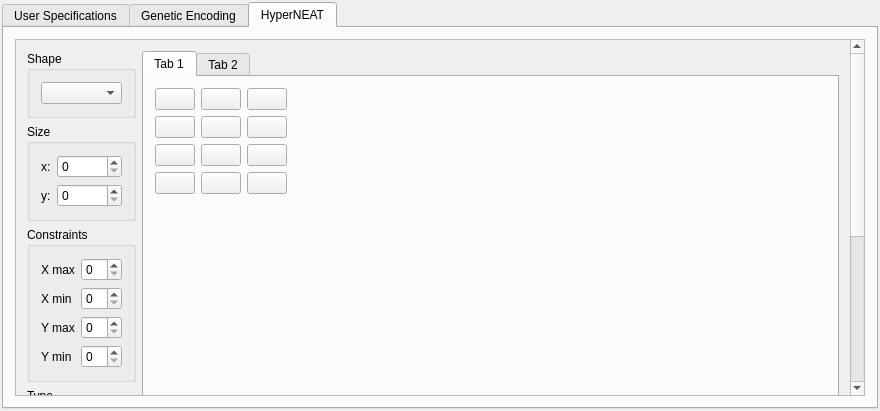
<?xml version="1.0" encoding="UTF-8"?>
<ui version="4.0">
 <class>MainWindow</class>
 <widget class="QMainWindow" name="MainWindow">
  <property name="enabled">
   <bool>true</bool>
  </property>
  <property name="geometry">
   <rect>
    <x>0</x>
    <y>0</y>
    <width>880</width>
    <height>411</height>
   </rect>
  </property>
  <property name="sizePolicy">
   <sizepolicy hsizetype="Expanding" vsizetype="Expanding">
    <horstretch>0</horstretch>
    <verstretch>0</verstretch>
   </sizepolicy>
  </property>
  <property name="windowTitle">
   <string>MainWindow</string>
  </property>
  <widget class="QWidget" name="mainWidget">
   <property name="sizePolicy">
    <sizepolicy hsizetype="Expanding" vsizetype="Expanding">
     <horstretch>0</horstretch>
     <verstretch>0</verstretch>
    </sizepolicy>
   </property>
   <property name="layoutDirection">
    <enum>Qt::LeftToRight</enum>
   </property>
   <property name="autoFillBackground">
    <bool>false</bool>
   </property>
   <layout class="QGridLayout" name="gridLayout">
    <property name="leftMargin">
     <number>2</number>
    </property>
    <property name="topMargin">
     <number>2</number>
    </property>
    <property name="rightMargin">
     <number>2</number>
    </property>
    <property name="bottomMargin">
     <number>2</number>
    </property>
    <item row="0" column="0">
     <layout class="QVBoxLayout" name="mainLayout">
      <item>
       <widget class="QTabWidget" name="mainTabWidget">
        <property name="currentIndex">
         <number>2</number>
        </property>
        <widget class="QWidget" name="tab1">
         <property name="autoFillBackground">
          <bool>false</bool>
         </property>
         <attribute name="title">
          <string>User Specifications</string>
         </attribute>
         <layout class="QGridLayout" name="gridLayout_2">
          <property name="leftMargin">
           <number>2</number>
          </property>
          <property name="topMargin">
           <number>2</number>
          </property>
          <property name="rightMargin">
           <number>2</number>
          </property>
          <property name="bottomMargin">
           <number>2</number>
          </property>
          <item row="1" column="0">
           <layout class="QVBoxLayout" name="Layout1">
            <item>
             <widget class="QToolBox" name="toolBox1">
              <property name="currentIndex">
               <number>0</number>
              </property>
              <widget class="QWidget" name="page11">
               <property name="geometry">
                <rect>
                 <x>0</x>
                 <y>0</y>
                 <width>864</width>
                 <height>573</height>
                </rect>
               </property>
               <attribute name="label">
                <string>NEAT</string>
               </attribute>
               <layout class="QGridLayout" name="gridLayout_4">
                <property name="leftMargin">
                 <number>2</number>
                </property>
                <property name="topMargin">
                 <number>2</number>
                </property>
                <property name="rightMargin">
                 <number>2</number>
                </property>
                <property name="bottomMargin">
                 <number>2</number>
                </property>
                <property name="horizontalSpacing">
                 <number>6</number>
                </property>
                <item row="1" column="0">
                 <layout class="QFormLayout" name="formLayout11">
                  <property name="fieldGrowthPolicy">
                   <enum>QFormLayout::AllNonFixedFieldsGrow</enum>
                  </property>
                  <item row="2" column="0">
                   <widget class="QLabel" name="label11000">
                    <property name="text">
                     <string>POPULATION_MAX</string>
                    </property>
                   </widget>
                  </item>
                  <item row="2" column="1">
                   <widget class="QDoubleSpinBox" name="doubleSpinBox11000">
                    <property name="maximum">
                     <double>1000000.000000000000000</double>
                    </property>
                   </widget>
                  </item>
                  <item row="3" column="0">
                   <widget class="QLabel" name="label11001">
                    <property name="text">
                     <string>DISTANCE_CONST_1</string>
                    </property>
                   </widget>
                  </item>
                  <item row="3" column="1">
                   <widget class="QDoubleSpinBox" name="doubleSpinBox11001">
                    <property name="maximum">
                     <double>1000000.000000000000000</double>
                    </property>
                   </widget>
                  </item>
                  <item row="4" column="0">
                   <widget class="QLabel" name="label11002">
                    <property name="text">
                     <string>DISTANCE_CONST_2</string>
                    </property>
                   </widget>
                  </item>
                  <item row="4" column="1">
                   <widget class="QDoubleSpinBox" name="doubleSpinBox11002">
                    <property name="maximum">
                     <double>1000000.000000000000000</double>
                    </property>
                   </widget>
                  </item>
                  <item row="5" column="0">
                   <widget class="QLabel" name="label11003">
                    <property name="text">
                     <string>DISTANCE_CONST_3</string>
                    </property>
                   </widget>
                  </item>
                  <item row="5" column="1">
                   <widget class="QDoubleSpinBox" name="doubleSpinBox11003">
                    <property name="maximum">
                     <double>1000000.000000000000000</double>
                    </property>
                   </widget>
                  </item>
                  <item row="6" column="0">
                   <widget class="QLabel" name="label11004">
                    <property name="text">
                     <string>DISTANCE_THRESHOLD</string>
                    </property>
                   </widget>
                  </item>
                  <item row="6" column="1">
                   <widget class="QDoubleSpinBox" name="doubleSpinBox11004">
                    <property name="maximum">
                     <double>1000000.000000000000000</double>
                    </property>
                   </widget>
                  </item>
                  <item row="7" column="0">
                   <widget class="QLabel" name="label11005">
                    <property name="text">
                     <string>PERCENTAGE_OFFSPRING_WITHOUT_CROSSOVER</string>
                    </property>
                   </widget>
                  </item>
                  <item row="7" column="1">
                   <widget class="QDoubleSpinBox" name="doubleSpinBox11005">
                    <property name="maximum">
                     <double>1000000.000000000000000</double>
                    </property>
                   </widget>
                  </item>
                  <item row="8" column="0">
                   <widget class="QLabel" name="label11006">
                    <property name="text">
                     <string>PROBABILITY_INTERSPACIES_MATING</string>
                    </property>
                   </widget>
                  </item>
                  <item row="8" column="1">
                   <widget class="QDoubleSpinBox" name="doubleSpinBox11006">
                    <property name="maximum">
                     <double>1.000000000000000</double>
                    </property>
                   </widget>
                  </item>
                  <item row="9" column="0">
                   <widget class="QLabel" name="label11007">
                    <property name="text">
                     <string>SMALLER_POPULATIONS_PROBABILITY_ADDING_NEW_NODE</string>
                    </property>
                   </widget>
                  </item>
                  <item row="9" column="1">
                   <widget class="QDoubleSpinBox" name="doubleSpinBox11007">
                    <property name="maximum">
                     <double>1.000000000000000</double>
                    </property>
                   </widget>
                  </item>
                  <item row="10" column="0">
                   <widget class="QLabel" name="label11008">
                    <property name="text">
                     <string>SMALLER_POPULATIONS_PROBABILITY_ADDING_NEW_CONNECTION</string>
                    </property>
                   </widget>
                  </item>
                  <item row="10" column="1">
                   <widget class="QDoubleSpinBox" name="doubleSpinBox11008">
                    <property name="maximum">
                     <double>1.000000000000000</double>
                    </property>
                   </widget>
                  </item>
                  <item row="11" column="0">
                   <widget class="QLabel" name="label11009">
                    <property name="text">
                     <string>LARGER_POPULATIONS_PROBABILITY_ADDING_NEW_NODE</string>
                    </property>
                   </widget>
                  </item>
                  <item row="11" column="1">
                   <widget class="QDoubleSpinBox" name="doubleSpinBox11009">
                    <property name="maximum">
                     <double>1.000000000000000</double>
                    </property>
                   </widget>
                  </item>
                  <item row="12" column="0">
                   <widget class="QLabel" name="label11010">
                    <property name="text">
                     <string>LARGER_POPULATIONS_PROBABILITY_ADDING_NEW_CONNECTION</string>
                    </property>
                   </widget>
                  </item>
                  <item row="12" column="1">
                   <widget class="QDoubleSpinBox" name="doubleSpinBox11010">
                    <property name="maximum">
                     <double>1.000000000000000</double>
                    </property>
                   </widget>
                  </item>
                  <item row="13" column="0">
                   <widget class="QLabel" name="label11011">
                    <property name="text">
                     <string>PROB_ENABLE_AN_DISABLE_CONNECTION</string>
                    </property>
                   </widget>
                  </item>
                  <item row="13" column="1">
                   <widget class="QDoubleSpinBox" name="doubleSpinBox11011">
                    <property name="maximum">
                     <double>1.000000000000000</double>
                    </property>
                   </widget>
                  </item>
                  <item row="14" column="0">
                   <widget class="QLabel" name="label11012">
                    <property name="text">
                     <string>LARGE_POPULATION_DISCRIMINATOR</string>
                    </property>
                   </widget>
                  </item>
                  <item row="14" column="1">
                   <widget class="QSpinBox" name="spinBox11012">
                    <property name="maximum">
                     <number>1000000</number>
                    </property>
                   </widget>
                  </item>
                  <item row="15" column="0">
                   <widget class="QLabel" name="label11013">
                    <property name="text">
                     <string>GENERATIONS</string>
                    </property>
                   </widget>
                  </item>
                  <item row="15" column="1">
                   <widget class="QSpinBox" name="spinBox11013">
                    <property name="maximum">
                     <number>1000000</number>
                    </property>
                   </widget>
                  </item>
                  <item row="16" column="0">
                   <widget class="QLabel" name="label11014">
                    <property name="text">
                     <string>PROBABILITY_CHANGE_WEIGHT</string>
                    </property>
                   </widget>
                  </item>
                  <item row="16" column="1">
                   <widget class="QDoubleSpinBox" name="doubleSpinBox11014">
                    <property name="maximum">
                     <double>1.000000000000000</double>
                    </property>
                   </widget>
                  </item>
                  <item row="17" column="0">
                   <widget class="QLabel" name="label11015">
                    <property name="text">
                     <string>PROBABILITY_CHANGE_NODE_FUNCTION_PER_NODE</string>
                    </property>
                   </widget>
                  </item>
                  <item row="17" column="1">
                   <widget class="QDoubleSpinBox" name="doubleSpinBox11015">
                    <property name="maximum">
                     <double>1.000000000000000</double>
                    </property>
                   </widget>
                  </item>
                 </layout>
                </item>
                <item row="0" column="0">
                 <layout class="QHBoxLayout" name="horizontalLayout11">
                  <item>
                   <widget class="QPushButton" name="pushButton1102">
                    <property name="text">
                     <string>Default</string>
                    </property>
                   </widget>
                  </item>
                  <item>
                   <widget class="QPushButton" name="pushButton1103">
                    <property name="text">
                     <string>Reset</string>
                    </property>
                   </widget>
                  </item>
                  <item>
                   <widget class="QPushButton" name="pushButton1101">
                    <property name="text">
                     <string>Load file</string>
                    </property>
                   </widget>
                  </item>
                  <item>
                   <widget class="QPushButton" name="pushButton1100">
                    <property name="text">
                     <string>Save file</string>
                    </property>
                   </widget>
                  </item>
                  <item>
                   <spacer name="horizontalSpacer_4">
                    <property name="orientation">
                     <enum>Qt::Horizontal</enum>
                    </property>
                    <property name="sizeHint" stdset="0">
                     <size>
                      <width>40</width>
                      <height>20</height>
                     </size>
                    </property>
                   </spacer>
                  </item>
                 </layout>
                </item>
               </layout>
              </widget>
              <widget class="QWidget" name="page12">
               <property name="geometry">
                <rect>
                 <x>0</x>
                 <y>0</y>
                 <width>864</width>
                 <height>565</height>
                </rect>
               </property>
               <attribute name="label">
                <string>HyperNEAT</string>
               </attribute>
               <layout class="QGridLayout" name="gridLayout_5">
                <property name="leftMargin">
                 <number>2</number>
                </property>
                <property name="topMargin">
                 <number>2</number>
                </property>
                <property name="rightMargin">
                 <number>2</number>
                </property>
                <property name="bottomMargin">
                 <number>2</number>
                </property>
                <item row="0" column="0">
                 <layout class="QFormLayout" name="formLayout12"/>
                </item>
               </layout>
              </widget>
             </widget>
            </item>
           </layout>
          </item>
         </layout>
        </widget>
        <widget class="QWidget" name="tab2">
         <attribute name="title">
          <string>Genetic Encoding</string>
         </attribute>
         <layout class="QGridLayout" name="gridLayout_3">
          <property name="leftMargin">
           <number>9</number>
          </property>
          <property name="topMargin">
           <number>9</number>
          </property>
          <property name="rightMargin">
           <number>9</number>
          </property>
          <property name="bottomMargin">
           <number>9</number>
          </property>
          <item row="0" column="0">
           <layout class="QHBoxLayout" name="horizontalLayout2">
            <item>
             <widget class="QGroupBox" name="groupBox21">
              <property name="title">
               <string>Automatic configuration</string>
              </property>
              <layout class="QGridLayout" name="gridLayout_7">
               <item row="0" column="0">
                <layout class="QHBoxLayout" name="horizontalLayout21">
                 <item>
                  <widget class="QPushButton" name="pushButton2100">
                   <property name="text">
                    <string>Load file</string>
                   </property>
                  </widget>
                 </item>
                 <item>
                  <widget class="QPushButton" name="pushButton2101">
                   <property name="text">
                    <string>Save file</string>
                   </property>
                  </widget>
                 </item>
                </layout>
               </item>
               <item row="1" column="0">
                <layout class="QFormLayout" name="formLayout21">
                 <property name="fieldGrowthPolicy">
                  <enum>QFormLayout::AllNonFixedFieldsGrow</enum>
                 </property>
                 <item row="2" column="1">
                  <widget class="QSpinBox" name="spinBox2101">
                   <property name="minimum">
                    <number>1</number>
                   </property>
                   <property name="maximum">
                    <number>1000000</number>
                   </property>
                  </widget>
                 </item>
                 <item row="1" column="0">
                  <widget class="QLabel" name="label2100">
                   <property name="text">
                    <string>Input Number</string>
                   </property>
                  </widget>
                 </item>
                 <item row="1" column="1">
                  <widget class="QSpinBox" name="spinBox2100">
                   <property name="minimum">
                    <number>1</number>
                   </property>
                   <property name="maximum">
                    <number>1000000</number>
                   </property>
                  </widget>
                 </item>
                 <item row="2" column="0">
                  <widget class="QLabel" name="label2101">
                   <property name="text">
                    <string>Output Number</string>
                   </property>
                  </widget>
                 </item>
                </layout>
               </item>
               <item row="2" column="0">
                <layout class="QVBoxLayout" name="verticalLayout21">
                 <item>
                  <widget class="QPushButton" name="pushButton2102">
                   <property name="text">
                    <string>Auto generate</string>
                   </property>
                  </widget>
                 </item>
                </layout>
               </item>
               <item row="5" column="0">
                <spacer name="verticalSpacer_2">
                 <property name="orientation">
                  <enum>Qt::Vertical</enum>
                 </property>
                 <property name="sizeHint" stdset="0">
                  <size>
                   <width>20</width>
                   <height>40</height>
                  </size>
                 </property>
                </spacer>
               </item>
              </layout>
             </widget>
            </item>
            <item>
             <widget class="QGroupBox" name="groupBox22">
              <property name="title">
               <string>Manual configuration</string>
              </property>
              <layout class="QGridLayout" name="gridLayout_8">
               <item row="1" column="0">
                <layout class="QVBoxLayout" name="verticalLayout22">
                 <item>
                  <widget class="QScrollArea" name="scrollArea">
                   <property name="widgetResizable">
                    <bool>true</bool>
                   </property>
                   <widget class="QWidget" name="scrollAreaWidgetContents">
                    <property name="geometry">
                     <rect>
                      <x>0</x>
                      <y>0</y>
                      <width>394</width>
                      <height>540</height>
                     </rect>
                    </property>
                    <layout class="QGridLayout" name="gridLayout_10">
                     <item row="2" column="0">
                      <spacer name="verticalSpacer">
                       <property name="orientation">
                        <enum>Qt::Vertical</enum>
                       </property>
                       <property name="sizeHint" stdset="0">
                        <size>
                         <width>20</width>
                         <height>40</height>
                        </size>
                       </property>
                      </spacer>
                     </item>
                     <item row="0" column="0">
                      <widget class="QGroupBox" name="groupBox221">
                       <property name="title">
                        <string>Nodes</string>
                       </property>
                       <layout class="QGridLayout" name="gridLayout_9">
                        <property name="leftMargin">
                         <number>2</number>
                        </property>
                        <property name="topMargin">
                         <number>2</number>
                        </property>
                        <property name="rightMargin">
                         <number>2</number>
                        </property>
                        <property name="bottomMargin">
                         <number>2</number>
                        </property>
                        <item row="2" column="0">
                         <layout class="QGridLayout" name="gridLayout221"/>
                        </item>
                       </layout>
                      </widget>
                     </item>
                     <item row="1" column="0">
                      <widget class="QGroupBox" name="groupBox222">
                       <property name="title">
                        <string>Connections</string>
                       </property>
                       <layout class="QGridLayout" name="gridLayout_11">
                        <property name="leftMargin">
                         <number>2</number>
                        </property>
                        <property name="topMargin">
                         <number>2</number>
                        </property>
                        <property name="rightMargin">
                         <number>2</number>
                        </property>
                        <property name="bottomMargin">
                         <number>2</number>
                        </property>
                        <item row="0" column="0">
                         <layout class="QGridLayout" name="gridLayout222"/>
                        </item>
                       </layout>
                      </widget>
                     </item>
                     <item row="0" column="1">
                      <spacer name="horizontalSpacer">
                       <property name="orientation">
                        <enum>Qt::Horizontal</enum>
                       </property>
                       <property name="sizeHint" stdset="0">
                        <size>
                         <width>40</width>
                         <height>20</height>
                        </size>
                       </property>
                      </spacer>
                     </item>
                    </layout>
                   </widget>
                  </widget>
                 </item>
                </layout>
               </item>
               <item row="0" column="0">
                <layout class="QHBoxLayout" name="horizontalLayout22">
                 <property name="sizeConstraint">
                  <enum>QLayout::SetDefaultConstraint</enum>
                 </property>
                 <item>
                  <widget class="QPushButton" name="pushButton2200">
                   <property name="text">
                    <string>Add node</string>
                   </property>
                  </widget>
                 </item>
                 <item>
                  <widget class="QPushButton" name="pushButton2201">
                   <property name="text">
                    <string>Add connection</string>
                   </property>
                  </widget>
                 </item>
                 <item>
                  <widget class="QPushButton" name="pushButton2202">
                   <property name="text">
                    <string>Delete Selected</string>
                   </property>
                  </widget>
                 </item>
                 <item>
                  <spacer name="horizontalSpacer_3">
                   <property name="orientation">
                    <enum>Qt::Horizontal</enum>
                   </property>
                   <property name="sizeHint" stdset="0">
                    <size>
                     <width>40</width>
                     <height>20</height>
                    </size>
                   </property>
                  </spacer>
                 </item>
                </layout>
               </item>
              </layout>
             </widget>
            </item>
           </layout>
          </item>
         </layout>
        </widget>
        <widget class="QWidget" name="tab3">
         <attribute name="title">
          <string>HyperNEAT</string>
         </attribute>
         <layout class="QGridLayout" name="gridLayout_6">
          <item row="0" column="0">
           <layout class="QHBoxLayout" name="horizontalLayout">
            <item>
             <widget class="QScrollArea" name="scrollArea_2">
              <property name="widgetResizable">
               <bool>true</bool>
              </property>
              <widget class="QWidget" name="scrollAreaWidgetContents_7">
               <property name="geometry">
                <rect>
                 <x>0</x>
                 <y>0</y>
                 <width>834</width>
                 <height>623</height>
                </rect>
               </property>
               <layout class="QGridLayout" name="gridLayout_20">
                <item row="0" column="0">
                 <layout class="QVBoxLayout" name="verticalLayout">
                  <item>
                   <widget class="QGroupBox" name="groupBox">
                    <property name="title">
                     <string>Shape</string>
                    </property>
                    <layout class="QGridLayout" name="gridLayout_12">
                     <item row="0" column="0">
                      <layout class="QVBoxLayout" name="verticalLayout_2">
                       <item>
                        <widget class="QComboBox" name="comboBox"/>
                       </item>
                      </layout>
                     </item>
                    </layout>
                   </widget>
                  </item>
                  <item>
                   <widget class="QGroupBox" name="groupBox_5">
                    <property name="title">
                     <string>Size</string>
                    </property>
                    <layout class="QGridLayout" name="gridLayout_18">
                     <item row="0" column="0">
                      <layout class="QFormLayout" name="formLayout_2">
                       <item row="0" column="0">
                        <widget class="QLabel" name="label_5">
                         <property name="text">
                          <string>x:</string>
                         </property>
                        </widget>
                       </item>
                       <item row="0" column="1">
                        <widget class="QSpinBox" name="spinBox_2"/>
                       </item>
                       <item row="1" column="0">
                        <widget class="QLabel" name="label_6">
                         <property name="text">
                          <string>y:</string>
                         </property>
                        </widget>
                       </item>
                       <item row="1" column="1">
                        <widget class="QSpinBox" name="spinBox_3"/>
                       </item>
                      </layout>
                     </item>
                    </layout>
                   </widget>
                  </item>
                  <item>
                   <widget class="QGroupBox" name="groupBox_6">
                    <property name="title">
                     <string>Constraints</string>
                    </property>
                    <layout class="QGridLayout" name="gridLayout_19">
                     <item row="0" column="0">
                      <layout class="QFormLayout" name="formLayout_3">
                       <item row="0" column="0">
                        <widget class="QLabel" name="label_7">
                         <property name="text">
                          <string>X max</string>
                         </property>
                        </widget>
                       </item>
                       <item row="0" column="1">
                        <widget class="QSpinBox" name="spinBox_4"/>
                       </item>
                       <item row="1" column="0">
                        <widget class="QLabel" name="label_8">
                         <property name="text">
                          <string>X min</string>
                         </property>
                        </widget>
                       </item>
                       <item row="1" column="1">
                        <widget class="QSpinBox" name="spinBox_5"/>
                       </item>
                       <item row="2" column="0">
                        <widget class="QLabel" name="label_9">
                         <property name="text">
                          <string>Y max</string>
                         </property>
                        </widget>
                       </item>
                       <item row="3" column="0">
                        <widget class="QLabel" name="label_10">
                         <property name="text">
                          <string>Y min</string>
                         </property>
                        </widget>
                       </item>
                       <item row="2" column="1">
                        <widget class="QSpinBox" name="spinBox_6"/>
                       </item>
                       <item row="3" column="1">
                        <widget class="QSpinBox" name="spinBox_7"/>
                       </item>
                      </layout>
                     </item>
                    </layout>
                   </widget>
                  </item>
                  <item>
                   <widget class="QGroupBox" name="groupBox_2">
                    <property name="title">
                     <string>Type</string>
                    </property>
                    <layout class="QGridLayout" name="gridLayout_13">
                     <item row="0" column="0">
                      <widget class="QRadioButton" name="radioButton_2">
                       <property name="text">
                        <string>Input</string>
                       </property>
                      </widget>
                     </item>
                     <item row="1" column="0">
                      <widget class="QRadioButton" name="radioButton_3">
                       <property name="text">
                        <string>Hidden</string>
                       </property>
                      </widget>
                     </item>
                     <item row="2" column="0">
                      <widget class="QRadioButton" name="radioButton">
                       <property name="text">
                        <string>Output</string>
                       </property>
                      </widget>
                     </item>
                    </layout>
                   </widget>
                  </item>
                  <item>
                   <widget class="QGroupBox" name="groupBox_3">
                    <property name="title">
                     <string>Ref Number</string>
                    </property>
                    <layout class="QGridLayout" name="gridLayout_16">
                     <item row="0" column="0">
                      <widget class="QSpinBox" name="spinBox"/>
                     </item>
                    </layout>
                   </widget>
                  </item>
                  <item>
                   <widget class="QGroupBox" name="groupBox_4">
                    <property name="title">
                     <string>Coordinates</string>
                    </property>
                    <layout class="QGridLayout" name="gridLayout_17">
                     <item row="0" column="0">
                      <layout class="QFormLayout" name="formLayout">
                       <item row="0" column="0">
                        <widget class="QLabel" name="label">
                         <property name="text">
                          <string>X:</string>
                         </property>
                        </widget>
                       </item>
                       <item row="0" column="1">
                        <widget class="QLabel" name="label_2">
                         <property name="text">
                          <string>??</string>
                         </property>
                        </widget>
                       </item>
                       <item row="1" column="0">
                        <widget class="QLabel" name="label_3">
                         <property name="text">
                          <string>Y:</string>
                         </property>
                        </widget>
                       </item>
                       <item row="1" column="1">
                        <widget class="QLabel" name="label_4">
                         <property name="text">
                          <string>??</string>
                         </property>
                        </widget>
                       </item>
                      </layout>
                     </item>
                    </layout>
                   </widget>
                  </item>
                  <item>
                   <spacer name="verticalSpacer_3">
                    <property name="orientation">
                     <enum>Qt::Vertical</enum>
                    </property>
                    <property name="sizeHint" stdset="0">
                     <size>
                      <width>20</width>
                      <height>40</height>
                     </size>
                    </property>
                   </spacer>
                  </item>
                 </layout>
                </item>
                <item row="0" column="1">
                 <widget class="QTabWidget" name="tabWidget">
                  <property name="currentIndex">
                   <number>0</number>
                  </property>
                  <widget class="QWidget" name="tab">
                   <attribute name="title">
                    <string>Tab 1</string>
                   </attribute>
                   <layout class="QGridLayout" name="gridLayout_15">
                    <item row="1" column="0">
                     <spacer name="verticalSpacer_4">
                      <property name="orientation">
                       <enum>Qt::Vertical</enum>
                      </property>
                      <property name="sizeHint" stdset="0">
                       <size>
                        <width>20</width>
                        <height>40</height>
                       </size>
                      </property>
                     </spacer>
                    </item>
                    <item row="0" column="0">
                     <layout class="QGridLayout" name="gridLayout_14">
                      <item row="0" column="0">
                       <widget class="QPushButton" name="pushButton">
                        <property name="text">
                         <string/>
                        </property>
                       </widget>
                      </item>
                      <item row="0" column="1">
                       <widget class="QPushButton" name="pushButton_2">
                        <property name="text">
                         <string/>
                        </property>
                       </widget>
                      </item>
                      <item row="2" column="1">
                       <widget class="QPushButton" name="pushButton_8">
                        <property name="text">
                         <string/>
                        </property>
                       </widget>
                      </item>
                      <item row="1" column="0">
                       <widget class="QPushButton" name="pushButton_4">
                        <property name="text">
                         <string/>
                        </property>
                       </widget>
                      </item>
                      <item row="0" column="2">
                       <widget class="QPushButton" name="pushButton_3">
                        <property name="text">
                         <string/>
                        </property>
                       </widget>
                      </item>
                      <item row="1" column="1">
                       <widget class="QPushButton" name="pushButton_5">
                        <property name="text">
                         <string/>
                        </property>
                       </widget>
                      </item>
                      <item row="2" column="2">
                       <widget class="QPushButton" name="pushButton_9">
                        <property name="text">
                         <string/>
                        </property>
                       </widget>
                      </item>
                      <item row="1" column="2">
                       <widget class="QPushButton" name="pushButton_6">
                        <property name="text">
                         <string/>
                        </property>
                       </widget>
                      </item>
                      <item row="2" column="0">
                       <widget class="QPushButton" name="pushButton_7">
                        <property name="text">
                         <string/>
                        </property>
                       </widget>
                      </item>
                      <item row="3" column="0">
                       <widget class="QPushButton" name="pushButton_10">
                        <property name="text">
                         <string/>
                        </property>
                       </widget>
                      </item>
                      <item row="3" column="1">
                       <widget class="QPushButton" name="pushButton_11">
                        <property name="text">
                         <string/>
                        </property>
                       </widget>
                      </item>
                      <item row="3" column="2">
                       <widget class="QPushButton" name="pushButton_12">
                        <property name="text">
                         <string/>
                        </property>
                       </widget>
                      </item>
                     </layout>
                    </item>
                    <item row="0" column="1">
                     <spacer name="horizontalSpacer_2">
                      <property name="orientation">
                       <enum>Qt::Horizontal</enum>
                      </property>
                      <property name="sizeHint" stdset="0">
                       <size>
                        <width>40</width>
                        <height>20</height>
                       </size>
                      </property>
                     </spacer>
                    </item>
                   </layout>
                  </widget>
                  <widget class="QWidget" name="tab_2">
                   <attribute name="title">
                    <string>Tab 2</string>
                   </attribute>
                  </widget>
                 </widget>
                </item>
               </layout>
              </widget>
             </widget>
            </item>
           </layout>
          </item>
         </layout>
        </widget>
       </widget>
      </item>
     </layout>
    </item>
   </layout>
  </widget>
 </widget>
 <layoutdefault spacing="6" margin="11"/>
 <resources/>
 <connections/>
</ui>
